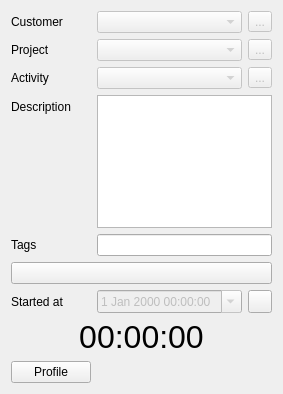
<?xml version="1.0" encoding="UTF-8"?>
<ui version="4.0">
 <class>ActivityWidget</class>
 <widget class="QWidget" name="ActivityWidget">
  <property name="geometry">
   <rect>
    <x>0</x>
    <y>0</y>
    <width>280</width>
    <height>394</height>
   </rect>
  </property>
  <property name="windowTitle">
   <string>ActivityWidget</string>
  </property>
  <property name="locale">
   <locale language="English" country="UnitedStates"/>
  </property>
  <layout class="QFormLayout" name="formLayout">
   <item row="0" column="0">
    <widget class="QLabel" name="lbCustomer">
     <property name="sizePolicy">
      <sizepolicy hsizetype="Preferred" vsizetype="Expanding">
       <horstretch>0</horstretch>
       <verstretch>0</verstretch>
      </sizepolicy>
     </property>
     <property name="text">
      <string>Customer</string>
     </property>
    </widget>
   </item>
   <item row="0" column="1">
    <layout class="QHBoxLayout" name="horizontalLayout">
     <item>
      <widget class="QComboBox" name="cbCustomer">
       <property name="enabled">
        <bool>false</bool>
       </property>
       <property name="sizePolicy">
        <sizepolicy hsizetype="Expanding" vsizetype="Expanding">
         <horstretch>0</horstretch>
         <verstretch>0</verstretch>
        </sizepolicy>
       </property>
       <property name="maximumSize">
        <size>
         <width>16777215</width>
         <height>16777215</height>
        </size>
       </property>
      </widget>
     </item>
     <item>
      <widget class="QToolButton" name="tbAddCustomer">
       <property name="enabled">
        <bool>false</bool>
       </property>
       <property name="text">
        <string>...</string>
       </property>
       <property name="icon">
        <iconset resource="icons.qrc">
         <normaloff>:/icons/add</normaloff>:/icons/add</iconset>
       </property>
      </widget>
     </item>
    </layout>
   </item>
   <item row="1" column="0">
    <widget class="QLabel" name="lbProject">
     <property name="sizePolicy">
      <sizepolicy hsizetype="Preferred" vsizetype="Expanding">
       <horstretch>0</horstretch>
       <verstretch>0</verstretch>
      </sizepolicy>
     </property>
     <property name="text">
      <string>Project</string>
     </property>
    </widget>
   </item>
   <item row="1" column="1">
    <layout class="QHBoxLayout" name="horizontalLayout_2">
     <item>
      <widget class="QComboBox" name="cbProject">
       <property name="enabled">
        <bool>false</bool>
       </property>
       <property name="sizePolicy">
        <sizepolicy hsizetype="Expanding" vsizetype="Expanding">
         <horstretch>0</horstretch>
         <verstretch>0</verstretch>
        </sizepolicy>
       </property>
       <property name="maximumSize">
        <size>
         <width>16777215</width>
         <height>16777215</height>
        </size>
       </property>
      </widget>
     </item>
     <item>
      <widget class="QToolButton" name="tbAddProject">
       <property name="enabled">
        <bool>false</bool>
       </property>
       <property name="text">
        <string>...</string>
       </property>
       <property name="icon">
        <iconset resource="icons.qrc">
         <normaloff>:/icons/add</normaloff>:/icons/add</iconset>
       </property>
      </widget>
     </item>
    </layout>
   </item>
   <item row="2" column="0">
    <widget class="QLabel" name="lbActivity">
     <property name="sizePolicy">
      <sizepolicy hsizetype="Preferred" vsizetype="Expanding">
       <horstretch>0</horstretch>
       <verstretch>0</verstretch>
      </sizepolicy>
     </property>
     <property name="text">
      <string>Activity</string>
     </property>
    </widget>
   </item>
   <item row="2" column="1">
    <layout class="QHBoxLayout" name="horizontalLayout_3">
     <item>
      <widget class="QComboBox" name="cbActivity">
       <property name="enabled">
        <bool>false</bool>
       </property>
       <property name="sizePolicy">
        <sizepolicy hsizetype="Expanding" vsizetype="Expanding">
         <horstretch>0</horstretch>
         <verstretch>0</verstretch>
        </sizepolicy>
       </property>
       <property name="maximumSize">
        <size>
         <width>16777215</width>
         <height>16777215</height>
        </size>
       </property>
      </widget>
     </item>
     <item>
      <widget class="QToolButton" name="tbAddActivity">
       <property name="enabled">
        <bool>false</bool>
       </property>
       <property name="text">
        <string>...</string>
       </property>
       <property name="icon">
        <iconset resource="icons.qrc">
         <normaloff>:/icons/add</normaloff>:/icons/add</iconset>
       </property>
      </widget>
     </item>
    </layout>
   </item>
   <item row="3" column="0">
    <widget class="QLabel" name="lbDescription">
     <property name="text">
      <string>Description</string>
     </property>
    </widget>
   </item>
   <item row="3" column="1">
    <widget class="QPlainTextEdit" name="pteDescription"/>
   </item>
   <item row="4" column="0">
    <widget class="QLabel" name="lbTags">
     <property name="text">
      <string>Tags</string>
     </property>
    </widget>
   </item>
   <item row="4" column="1">
    <widget class="QLineEdit" name="leTags"/>
   </item>
   <item row="5" column="0" colspan="2">
    <widget class="QPushButton" name="btStartStop">
     <property name="sizePolicy">
      <sizepolicy hsizetype="Minimum" vsizetype="Expanding">
       <horstretch>0</horstretch>
       <verstretch>0</verstretch>
      </sizepolicy>
     </property>
     <property name="maximumSize">
      <size>
       <width>16777215</width>
       <height>120</height>
      </size>
     </property>
     <property name="text">
      <string/>
     </property>
     <property name="icon">
      <iconset resource="icons.qrc">
       <normaloff>:/icons/play</normaloff>:/icons/play</iconset>
     </property>
     <property name="iconSize">
      <size>
       <width>64</width>
       <height>64</height>
      </size>
     </property>
    </widget>
   </item>
   <item row="6" column="0">
    <widget class="QLabel" name="lbStartedAt">
     <property name="text">
      <string>Started at</string>
     </property>
    </widget>
   </item>
   <item row="6" column="1">
    <layout class="QHBoxLayout" name="horizontalLayout_4">
     <item>
      <widget class="QDateTimeEdit" name="dteStartedAt">
       <property name="enabled">
        <bool>false</bool>
       </property>
       <property name="sizePolicy">
        <sizepolicy hsizetype="Expanding" vsizetype="Fixed">
         <horstretch>0</horstretch>
         <verstretch>0</verstretch>
        </sizepolicy>
       </property>
       <property name="calendarPopup">
        <bool>true</bool>
       </property>
      </widget>
     </item>
     <item>
      <widget class="QToolButton" name="tbEnableStartedAtEdit">
       <property name="text">
        <string/>
       </property>
       <property name="icon">
        <iconset resource="icons.qrc">
         <normaloff>:/icons/update</normaloff>
         <normalon>:/icons/update-off</normalon>:/icons/update</iconset>
       </property>
       <property name="checkable">
        <bool>true</bool>
       </property>
      </widget>
     </item>
    </layout>
   </item>
   <item row="8" column="0" colspan="2">
    <widget class="QLabel" name="lbDurationTime">
     <property name="font">
      <font>
       <pointsize>24</pointsize>
      </font>
     </property>
     <property name="text">
      <string>00:00:00</string>
     </property>
     <property name="alignment">
      <set>Qt::AlignCenter</set>
     </property>
    </widget>
   </item>
   <item row="9" column="0">
    <widget class="QPushButton" name="profile">
     <property name="text">
      <string>Profile</string>
     </property>
    </widget>
   </item>
  </layout>
 </widget>
 <resources>
  <include location="icons.qrc"/>
 </resources>
 <connections>
  <connection>
   <sender>tbEnableStartedAtEdit</sender>
   <signal>toggled(bool)</signal>
   <receiver>dteStartedAt</receiver>
   <slot>setEnabled(bool)</slot>
   <hints>
    <hint type="sourcelabel">
     <x>247</x>
     <y>314</y>
    </hint>
    <hint type="destinationlabel">
     <x>223</x>
     <y>313</y>
    </hint>
   </hints>
  </connection>
 </connections>
</ui>
